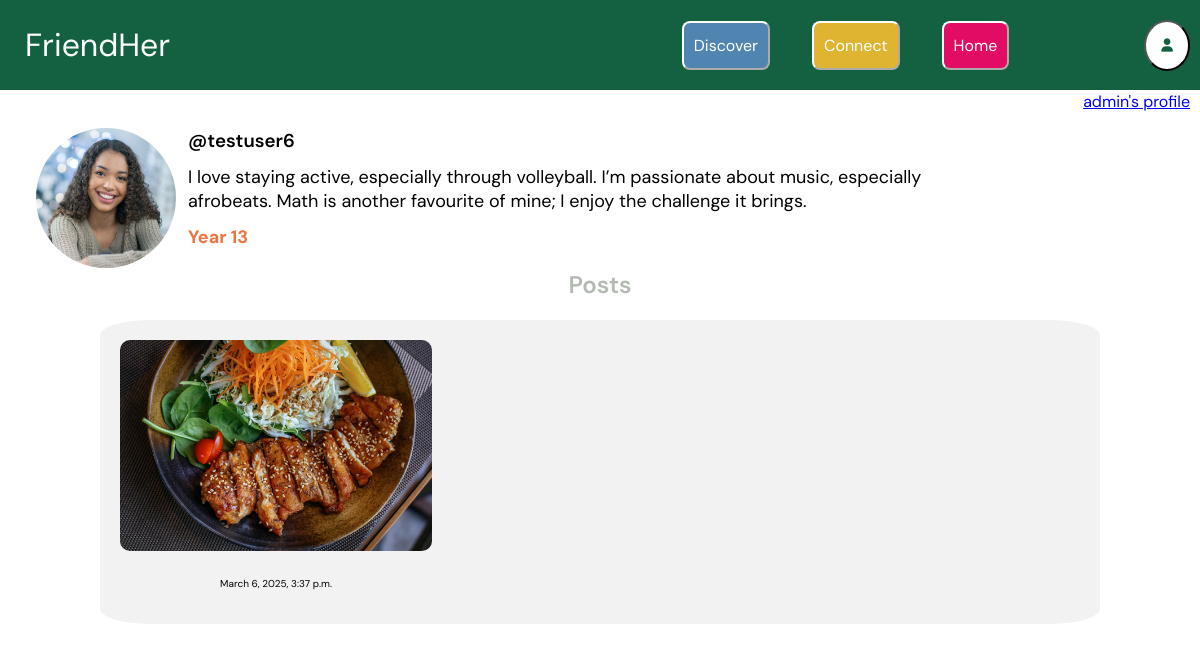
Page /profile/testuser6/ (signed in) on the committed database.
### core/models.py (models this page shows, shortened)
class Profile(models.Model):
    user = models.ForeignKey(User, on_delete=models.CASCADE) #gets the user logged in
    bio = models.TextField(blank=True) #each profile should contain a bio
    profileimg = models.ImageField(upload_to='profile_images', default='blank_profile_image.png') #default profile image is blank
    YEAR_GROUP_CHOICES = [
        ('7', 'Year 7'),
        ('8', 'Year 8'),
        ('9', 'Year 9'),
        ('10', 'Year 10'),
        ('11', 'Year 11'),
        ('12', 'Year 12'),
        ('13', 'Year 13'),
    ] #tuple to give a drop down list of year group choices, as per Django's language
    year_group = models.CharField(max_length=7, choices=YEAR_GROUP_CHOICES, blank=True, null=True)

class Post(models.Model):
    id = models.UUIDField(primary_key=True, default=uuid.uuid4) #gives each post unique ID and makes this the primary key
    created_at = models.DateTimeField(default=datetime.now) #gives post a time created so they can be ordered
    image = models.ImageField(upload_to='post_images')
    caption = models.CharField(max_length=1500) #caption is validated by number of characters
    no_of_likes = models.IntegerField(default=0)
    user = models.ForeignKey(User, on_delete=models.CASCADE) #each post allocated to a user

### core/views.py (the view)
# urls.py: path("profile/<str:username>/", views.profileview, name="profile")
@login_required(login_url="login")
def profileview(request, username): #takes in the username of the user who's profile you want to see
    user_object = User.objects.get(username=username) #creates an object of that user
    user_profile = Profile.objects.get(user=user_object) #gets that user's profile
    user_posts = Post.objects.filter(user=user_object).order_by("-created_at") #get all the posts posted by that user
    context = {
        "user_object": user_object,
        "user_profile": user_profile,
        "user_posts": user_posts,
    } #passes this code to the frontend for reference sake
    return render(request,'profile.html', context)

### templates/profile.html (shortened to what this page needs)
{% extends "base.html" %}
{% load static %}
{% block style %}
<link rel="stylesheet" href="{% static 'core/post_style.css' %}">
<link rel="stylesheet" href="{% static 'core/style.css' %}">
<link rel="stylesheet" href="{% static 'core/profile_style.css' %}">
<link rel="stylesheet" href="{% static 'core/nav.css' %}">
{% endblock %}
{% block content %}
<div class="topnav">
    <h1>FriendHer</h1>
    <div class="button-container">
        <button class="button discoverbutton" onclick="window.location.href='/discover'">Discover</button>
        <button class="button connectbutton" onclick="window.location.href='/connect'">Connect</button>
        <button class="button homebutton" onclick="window.location.href='/'">Home</button>
        <button class="profileicon" onclick="window.location.href='/settings'"><i class ="fa-solid fa-user"></i></button>
    </div>
</div>
<div class ="topnav2">
    <p><a href="{% url 'profile' user.username %}"> {{user.username}}'s profile </a></p>
</div>
<div class="profile-container">
    <img src="{{ user_profile.profileimg.url }}" alt="Profile Image">
    <h3>@{{ user_object.username }}</h3>
    <p>{{ user_profile.bio }}</p>
    <p><span class="year-group">Year {{ user_profile.year_group }}</span></p>
</div>
<h2>Posts</h2>
<div class ="post-container">
    {% if user_posts %}
        {% for post in user_posts %}
            <div class="post-item">
                <img src="{{ post.image.url }}" alt="Post image">
                <p><span class="time-created">{{ post.created_at }}</span></p>
            </div>
            {% endfor %}
    {% else %}
        <p>No posts yet.</p>
    {% endif %}
</div>
{% endblock %}

### static/core/style.css (style rules this page uses)
h1 { color:#146344; font-family: 'DM Sans', sans-serif; text-align: center; font-weight: 600; font-size: xx-large; }
h2 { color:#acb5aced; font-family: 'DM Sans', sans-serif; text-align: center; font-weight: 600; font-size: x-large; }
h3 { color:black; font-family: 'DM Sans', Helvetica, sans-serif; text-align: center; font-style: italic; font-weight: 600; }
p { font-family: 'DM Sans', 'Helvetica', sans-serif; text-align: center; }

### static/core/profile_style.css (style rules this page uses)
.post-container { display: grid; grid-template-columns: repeat(3, 32.5%); gap: 1.25%; background-color: #f2f2f2; border-radius: 5%; margin-inline: auto; width: 80%; padding: 20px; }
.post-container img { width: 100%; height: 80%; border-radius: 10px; }
.post-container .time-created { font-size: x-small; }
.profile-container img { border-radius: 50%; margin-left: 3%; width: 140px; height: 140px; float: left; margin-right: 1% }
.profile-container h3, .profile-container p { font-style: normal; text-align: left; width: 80%; margin-bottom: 0%; margin-left: 10px; margin-top: 1%; }
.profile-container p { font-size:large; }
.profile-container .year-group { font-weight: bold; color:#e97642; }

### static/core/nav.css (style rules this page uses)
html, body { margin: 0; padding: 0; width: 100%; overflow-x: hidden; }
.topnav { display: flex; align-items: center; justify-content: space-between; background-color: #146142; width: 100%; position: fixed; top: 0; left: 0; right: 0; height: 90px; padding: 0 20px; z-index: 1000; }
.topnav .button-container { display: flex; gap: 10px; }
.topnav .profileicon { background-color: white; border-radius: 60%; color:#146142; padding: 15px; margin-right: 30px; margin-top: 11px; margin-bottom: 11px; }
.topnav .connectbutton { background-color:#deb431; border-color: white; border-radius: 8px; color: white; text-align: center; padding: 12px 10px; margin-right: 16px; margin-left: 16px; margin-top: 12px; margin-bottom: 12px; text-decoration: none; font-size: 16px; font-family: 'DM Sans', sans-serif; }
.topnav .discoverbutton { background-color:#4f85b0; border-color: white; border-radius: 8px; color: white; text-align: center; padding: 12px 10px ; margin-right: 16px; margin-left: 16px; margin-top: 12px; margin-bottom: 12px; text-decoration: none; font-size: 16px; font-family: 'DM Sans', sans-serif; }
.topnav .homebutton { float: right; background-color:#e30c64; border-color: white; border-radius: 8px; color: white; text-align: center; padding: 12px 10px; margin-right: 125px; margin-left: 16px; margin-top: 12px; margin-bottom: 12px; text-decoration: none; font-size: 16px; font-family: 'DM Sans', sans-serif; }
.topnav h1 { font-family: 'DM Sans', sans-serif; font-weight:400; float: left; margin-left: 5px; color: white }
.topnav2 p { font-family: 'DM Sans', sans-serif; color: black; text-align: right; font-size: 16px; margin-right: 10px; padding-top: 75px; padding-bottom: 0%; }

### rows in the picture
Profile: profileimg (picture), bio "I love staying active, especially through volleyball. I’m passionate about music, especially afrobeats. Math is another favourite of mine; I enjoy the challenge it brings.", year_group "13"
Post: image (picture), created_at "March 6, 2025, 3:37 p.m."

### other values in the picture
{{ user.username }} "admin"
{{ user_object.username }} "testuser6"
